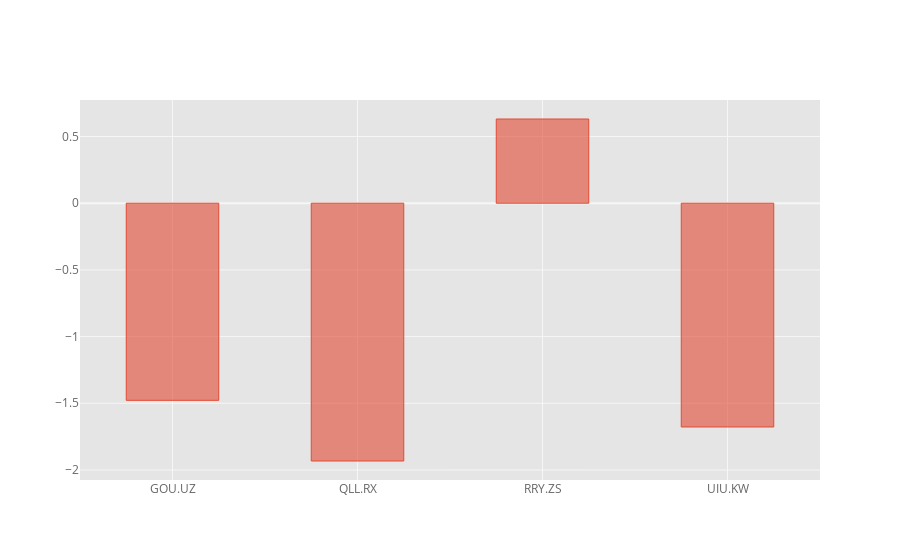

The notebook cell this image was saved under:
### Markdown cell above
## Bar Plots

### Code cell
df.iloc[3].iplot(kind='bar',bargap=.5)

### Figure 1 — Plotly figure (JSON) as saved in the notebook; plotly's stock layout.template omitted (floating-point values rounded to 4 significant figures)
{"data": [{"marker": {"color": "rgba(226, 74, 51, 0.6)", "line": {"color": "rgba(226, 74, 51, 1.0)", "width": 1}}, "name": "2015-01-04 00:00:00", "orientation": "v", "text": "", "type": "bar", "x": ["GOU.UZ", "QLL.RX", "RRY.ZS", "UIU.KW"], "y": [-1.478, -1.933, 0.6312, -1.678]}], "layout": {"bargap": 0.5, "legend": {"bgcolor": "#FFFFFF", "font": {"color": "#666666"}}, "paper_bgcolor": "#FFFFFF", "plot_bgcolor": "#E5E5E5", "title": {"font": {"color": "#151516"}}, "xaxis": {"gridcolor": "#F6F6F6", "showgrid": true, "tickfont": {"color": "#666666"}, "title": {"font": {"color": "#666666"}, "text": ""}, "zerolinecolor": "#F6F6F6"}, "yaxis": {"gridcolor": "#F6F6F6", "showgrid": true, "tickfont": {"color": "#666666"}, "title": {"font": {"color": "#666666"}, "text": ""}, "zerolinecolor": "#F6F6F6"}}}
